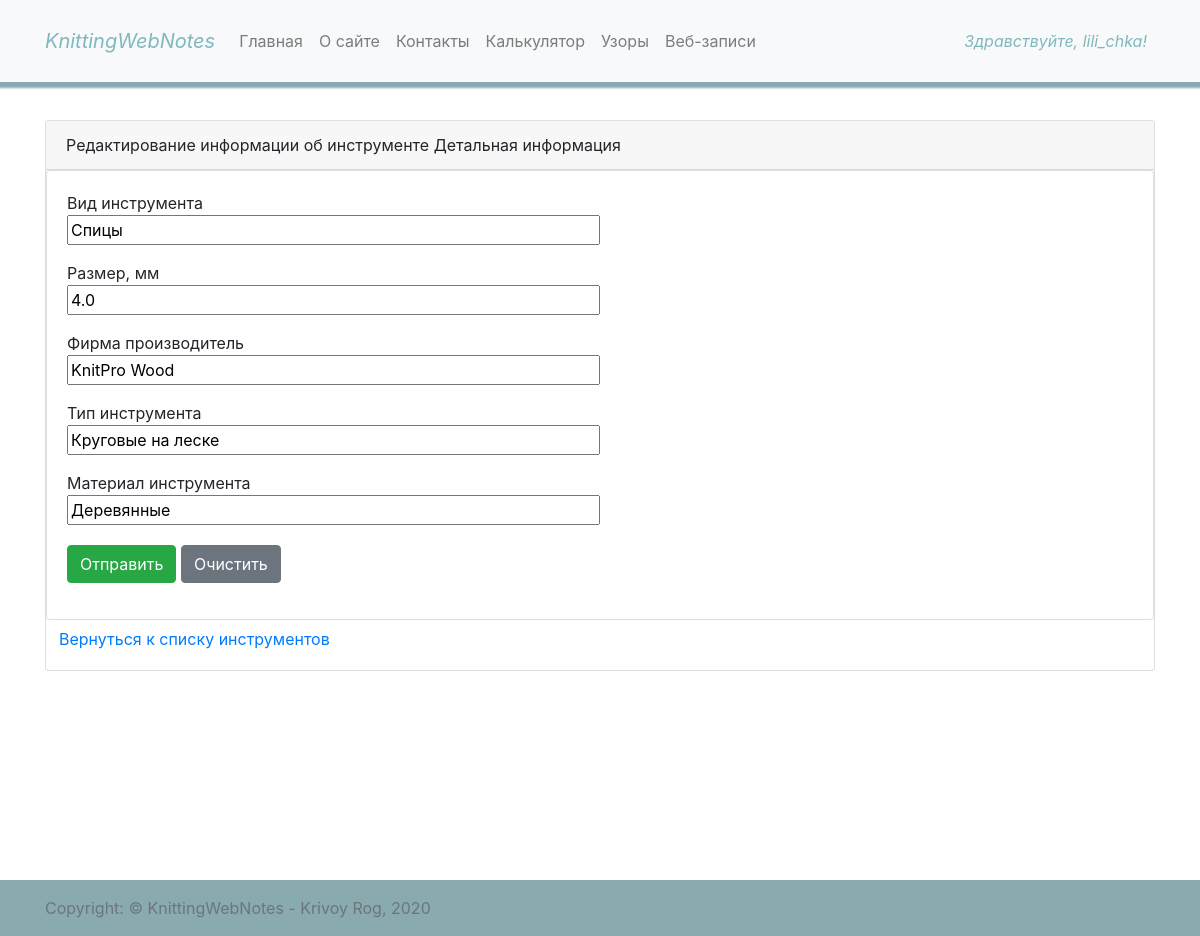
The page /tools/edit/1 (signed in) on the database its author committed.
### webnotes/models.py (models this page shows, shortened)
class Tool(models.Model):
    name = models.CharField(max_length=100, null=False)
    size = models.FloatField(null=False)
    producer = models.CharField(max_length=100, null=True, blank=True)
    type = models.CharField(max_length=100, null=True, blank=True)
    material = models.CharField(max_length=100, null=True, blank=True)
    user = models.ForeignKey(User, on_delete=models.CASCADE)

### tools/views.py (the view, shortened to what this page needs)
# urls.py: re_path(r'^edit/(?P<pattern_id>[0-9]+)$', edit),
def edit(request, tool_id):
    data = dict()
    data['title'] = 'Редактирование информации об инструменте'
    tool = Tool.objects.get(id=tool_id)
    if request.method == 'GET':
        if request.user.is_authenticated:
            data['form'] = ToolForm2(instance=tool)
            data['tool'] = tool
            return render(request, 'tools/edit.html', context=data)
        else:
            logout(request)
            return redirect('/accounts/sign_up')

### tools/forms.py
class ToolForm2(forms.ModelForm):
    name = forms.CharField(label='Вид инструмента', help_text='Например, спицы, крючек,..')
    size = forms.FloatField(label='Размер, мм')
    producer = forms.CharField(label='Фирма производитель')
    type = forms.CharField(label='Тип инструмента', help_text='Круговые, прямые, чулочные,..')
    material = forms.CharField(label='Материал инструмента', help_text='Металлические, деревянные,..')
    class Meta:
        model = Tool
        fields = ('name', 'size', 'producer', 'type', 'material')

### templates/tools/edit.html (shortened to what this page needs)
{% extends 'layout/base.html' %}
{% block content %}
<div class="container">
        <div class="card" id="card_info">
            <div class="card-header" id="heading_info">
                {{ title }} Детальная информация
            </div>
            <div class="card card-body">
                <form action="/tools/edit/{{ tool.id }}" method="post">
                    {% for field in form %}
                        <div class="form-group">
                            {{ field.label }}
                            <div>{{ field }}</div>
                        </div>
                    {% endfor %}
                    <p style="margin-top: 20px">
                        <input id="save" type="submit" value="Отправить" class="btn btn-success">
                        <input id="cancel" type="reset" value="Очистить" class="btn btn-secondary">
                    </p>
                </form>
            </div>
            <h5 class="card-title">
                <a class="btn btn-link" href="/tools/{{ user.id }}" role="button">Вернуться к списку инструментов</a>
            </h5>
        </div>
    </div>
{% endblock content %}

### templates/layout/nav.html (shortened to what this page needs)
<nav id="nav-color" class="navbar navbar-expand-lg navbar-light fixed-top bg-light">
    <div class="container">
        <a class="navbar-brand" href="/" style="font-style: italic; color: #81B8BD;">KnittingWebNotes</a>
        <div class="collapse navbar-collapse" id="navbars">
            <ul class="navbar-nav mr-auto">
                <li class="nav-item">
                    <a class="nav-link" href="/">Главная</a>
                </li>
                <li class="nav-item">
                    <a class="nav-link" href="/home/about">О сайте</a>
                </li>
                <li class="nav-item">
                    <a class="nav-link" href="/home/contacts">Контакты</a>
                </li>
                <li class="nav-item">
                    <a class="nav-link" href="/calculator">Калькулятор</a>
                </li>
                <li class="nav-item">
                    <a class="nav-link" href="/patterns/public">Узоры</a>
                </li>
                <li class="nav-item">
                    <a class="nav-link" href="/webnotes/public">Веб-записи</a>
                </li>
            </ul>
            <ul class="navbar-nav navbar-right" >
                <li class="nav-item dropdown">
                    <a class="nav-link dropdown" href="#" id="dropdown01" data-toggle="dropdown" aria-haspopup="true" aria-expanded="false" style="font-style: italic; text-weight: bold; color: #81B8BD;">
                        Здравствуйте,
                        {% if user.is_authenticated %}
                            {{ user.username }}!
                        {% else %}
                            войдите!
                        {% endif %}
                        </a>
                </li>
            </ul>
        </div>
    </div>
</nav>

### static/css/base.css (style rules this page uses)
body { padding-top: 5rem; }
#nav-color { padding-top: 1.3rem; padding-bottom: 1.3rem; -moz-box-shadow: 1px 1px 2px 5px #89abb0; -webkit-box-shadow: 1px 1px 2px 5px #89abb0; box-shadow: 1px 1px 2px 5px #89abb0; }

### static/css/sticky-footer.css (style rules this page uses)
main > .container { padding: 40px 15px 0; }

### templates/tools/edit.html (style rules this page uses)
.form-group input { width: 50%; height: 30px; }

### rows shown on the page
Tool: form "Спицы" "4.0" "KnitPro Wood" "Круговые на леске" "Деревянные"

### other values the page prints
{{ user.username }} "lili_chka"
{{ title }} "Редактирование информации об инструменте"
{{ field.label }} "Вид инструмента" "Размер, мм" "Фирма производитель" "Тип инструмента" "Материал инструмента"
